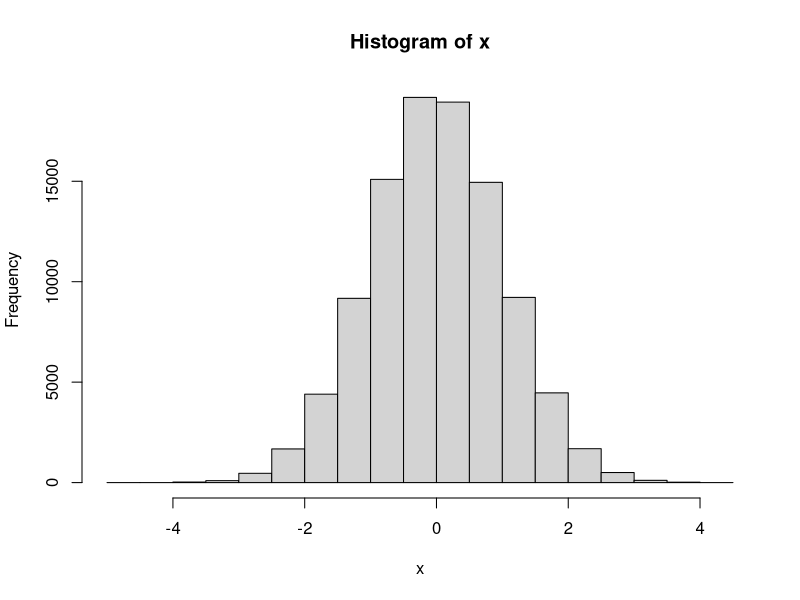
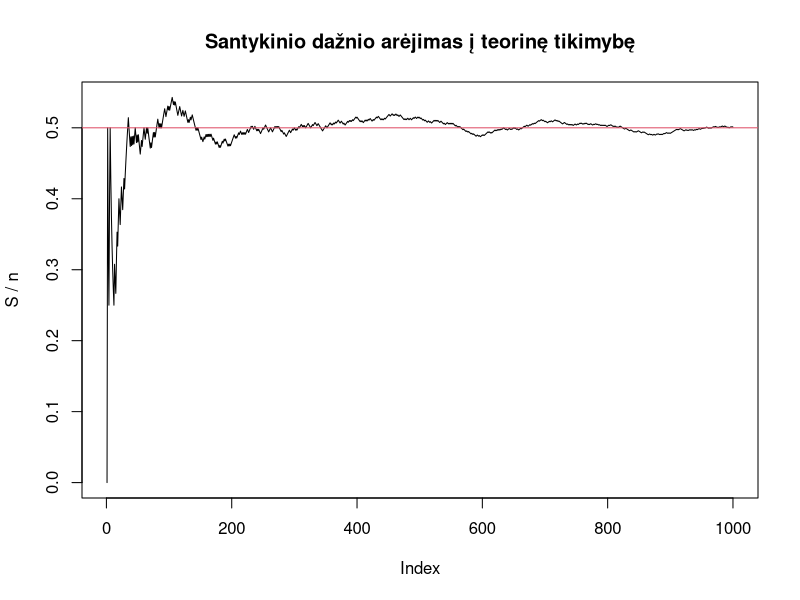

The R script that drew these images, in order:
## ---- chunk 1
knitr::opts_chunk$set(echo = TRUE)
## ---- chunk 2
x = rnorm(100000)
mean(x<=0)
hist(x)
## ---- chunk 3
experment <- function() sum(sample(1:6, 3, replace = TRUE)) > sum(sample(1:6, 2, replace = TRUE))
res = replicate(1000, experment())
mean(res)

## ---- chunk 4
n = 1000
x = sample(0:1,n, replace = TRUE) 

# skaiciuojame slenkancia suma - tai neefektyvus dudas, bet jis parodo skaiciavimo logika
S_bad = x * 0
S_bad[1] = x[1]
for(i in 2:n){
  S_bad[i] = S_bad[i-1] + x[i] 
}

# efektyvus budas
S = cumsum(x)

# isitikinkime, kad abu budai duoda ta pati rezultata
all(S == S_bad)

# nubrezkime grafika
plot(S / 1:n, type="l", ylab = "S / n", main="Santykinio dažnio arėjimas į teorinę tikimybę")
abline(h=0.5, col=2)
## ---- chunk 5

m = matrix(rnorm(40), 10, 4)
m
